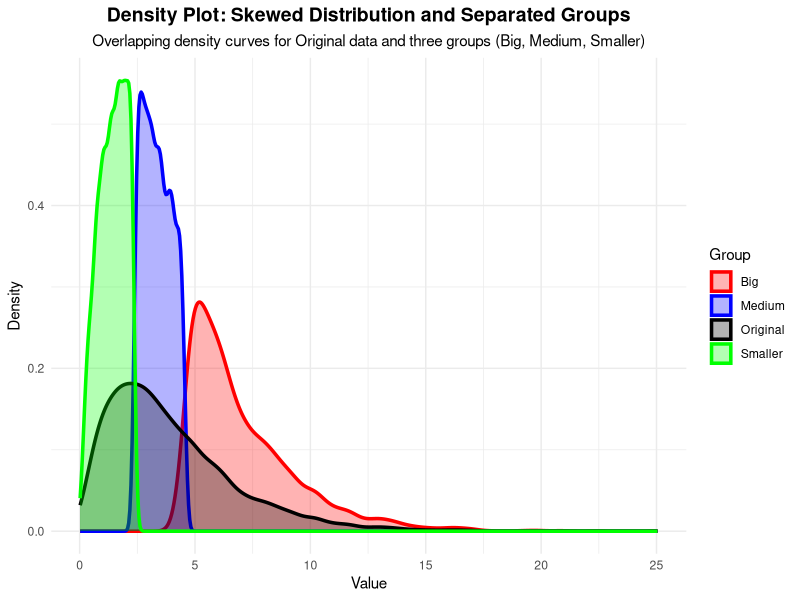

Generate this figure with R:
# Simulate Skewed Distribution and Plot Density by Groups
# This script simulates a skewed distribution, separates values into three groups
# (big, medium, smaller), and plots overlapping density curves

library(tidyverse)

# Set seed for reproducibility
set.seed(123)

# Simulate a skewed distribution (using gamma distribution for right-skewed data)
# This is similar to reaction time data which is typically right-skewed
n <- 10000
skewed_data <- rgamma(n, shape = 2, rate = 0.5)  # Creates right-skewed distribution

# Create a data frame with the original data
data_df <- data.frame(
  value = skewed_data,
  group = "Original"
)

# Separate values into three groups: big, medium, smaller
# Using tertiles (33rd and 67th percentiles)
quantiles <- quantile(skewed_data, probs = c(0.33, 0.67))

# Assign groups based on tertiles
data_df$group <- case_when(
  skewed_data <= quantiles[1] ~ "Smaller",
  skewed_data > quantiles[1] & skewed_data <= quantiles[2] ~ "Medium",
  skewed_data > quantiles[2] ~ "Big"
)

# Create separate data frames for each group
smaller_group <- data.frame(
  value = skewed_data[skewed_data <= quantiles[1]],
  group = "Smaller"
)

medium_group <- data.frame(
  value = skewed_data[skewed_data > quantiles[1] & skewed_data <= quantiles[2]],
  group = "Medium"
)

big_group <- data.frame(
  value = skewed_data[skewed_data > quantiles[2]],
  group = "Big"
)

# Combine all groups for plotting
plot_data <- rbind(
  data.frame(value = skewed_data, group = "Original"),
  smaller_group,
  medium_group,
  big_group
)

# Create the overlapping density plot
p <- ggplot(plot_data, aes(x = value, color = group, fill = group)) +
  geom_density(alpha = 0.3, linewidth = 1.2) +
  labs(
    title = "Density Plot: Skewed Distribution and Separated Groups",
    subtitle = "Overlapping density curves for Original data and three groups (Big, Medium, Smaller)",
    x = "Value",
    y = "Density",
    color = "Group",
    fill = "Group"
  ) +
  scale_color_manual(
    values = c(
      "Original" = "black",
      "Big" = "red",
      "Medium" = "blue",
      "Smaller" = "green"
    )
  ) +
  scale_fill_manual(
    values = c(
      "Original" = "black",
      "Big" = "red",
      "Medium" = "blue",
      "Smaller" = "green"
    )
  ) +
  theme_minimal() +
  theme(
    plot.title = element_text(hjust = 0.5, size = 14, face = "bold"),
    plot.subtitle = element_text(hjust = 0.5, size = 11),
    legend.position = "right",
    plot.background = element_rect(fill = "white", color = NA),
    panel.background = element_rect(fill = "white", color = NA)
  )

# Create output directory if it doesn't exist
output_dir <- "figures"
dir.create(output_dir, showWarnings = FALSE, recursive = TRUE)

# Save the plot using ggsave
ggsave(
  filename = file.path(output_dir, "skewed_distribution_groups_overlay.png"),
  plot = p,
  width = 14,
  height = 8,
  dpi = 300,
  bg = "white"
)

# Print summary statistics
cat("\n=== Summary Statistics ===\n")
cat("Original Data:\n")
cat("  Mean:", mean(skewed_data), "\n")
cat("  Median:", median(skewed_data), "\n")
cat("  SD:", sd(skewed_data), "\n")
cat("  Min:", min(skewed_data), "\n")
cat("  Max:", max(skewed_data), "\n")
cat("  Quantiles (33%, 67%):", quantiles[1], ",", quantiles[2], "\n")

cat("\nGroup Statistics:\n")
summary_stats <- plot_data %>%
  group_by(group) %>%
  summarise(
    n = n(),
    mean = mean(value, na.rm = TRUE),
    median = median(value, na.rm = TRUE),
    sd = sd(value, na.rm = TRUE),
    min = min(value, na.rm = TRUE),
    max = max(value, na.rm = TRUE),
    .groups = "drop"
  )
print(summary_stats)

# Save summary statistics
write.csv(
  summary_stats,
  file = file.path(output_dir, "skewed_distribution_groups_summary.csv"),
  row.names = FALSE
)

cat("\n=== Plot saved to:", file.path(output_dir, "skewed_distribution_groups_overlay.png"), "===\n")
cat("Summary statistics saved to:", file.path(output_dir, "skewed_distribution_groups_summary.csv"), "\n")

